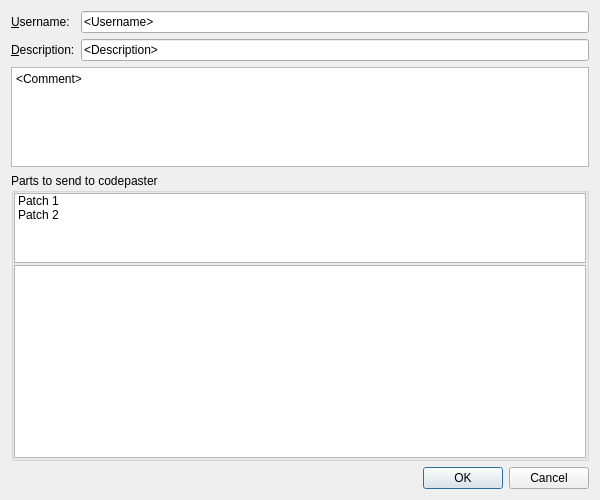
<ui version="4.0" >
 <class>ViewDialog</class>
 <widget class="QDialog" name="ViewDialog" >
  <property name="geometry" >
   <rect>
    <x>0</x>
    <y>0</y>
    <width>600</width>
    <height>500</height>
   </rect>
  </property>
  <property name="windowTitle" >
   <string>Send to Codepaster</string>
  </property>
  <layout class="QVBoxLayout" >
   <item>
    <layout class="QGridLayout" >
     <item row="0" column="0" >
      <widget class="QLabel" name="label" >
       <property name="text" >
        <string>&amp;Username:</string>
       </property>
       <property name="buddy" >
        <cstring>uiUsername</cstring>
       </property>
      </widget>
     </item>
     <item row="0" column="1" >
      <widget class="QLineEdit" name="uiUsername" >
       <property name="text" >
        <string>&lt;Username></string>
       </property>
      </widget>
     </item>
     <item row="1" column="0" >
      <widget class="QLabel" name="label_2" >
       <property name="text" >
        <string>&amp;Description:</string>
       </property>
       <property name="buddy" >
        <cstring>uiDescription</cstring>
       </property>
      </widget>
     </item>
     <item row="1" column="1" >
      <widget class="QLineEdit" name="uiDescription" >
       <property name="text" >
        <string>&lt;Description></string>
       </property>
      </widget>
     </item>
    </layout>
   </item>
   <item>
    <widget class="QTextEdit" name="uiComment" >
     <property name="sizePolicy" >
      <sizepolicy vsizetype="MinimumExpanding" hsizetype="Expanding" >
       <horstretch>0</horstretch>
       <verstretch>0</verstretch>
      </sizepolicy>
     </property>
     <property name="maximumSize" >
      <size>
       <width>16777215</width>
       <height>100</height>
      </size>
     </property>
     <property name="tabChangesFocus" >
      <bool>true</bool>
     </property>
     <property name="html" >
      <string>&lt;html>&lt;head>&lt;meta name="qrichtext" content="1" />&lt;style type="text/css">
p, li { white-space: pre-wrap; }
&lt;/style>&lt;/head>&lt;body style=" font-family:'Sans Serif'; font-size:9pt; font-weight:400; font-style:normal;">
&lt;p style=" margin-top:0px; margin-bottom:0px; margin-left:0px; margin-right:0px; -qt-block-indent:0; text-indent:0px;">&amp;lt;Comment&amp;gt;&lt;/p>&lt;/body>&lt;/html></string>
     </property>
    </widget>
   </item>
   <item>
    <widget class="QGroupBox" name="groupBox" >
     <property name="sizePolicy" >
      <sizepolicy vsizetype="Expanding" hsizetype="Expanding" >
       <horstretch>0</horstretch>
       <verstretch>0</verstretch>
      </sizepolicy>
     </property>
     <property name="title" >
      <string>Parts to send to codepaster</string>
     </property>
     <property name="flat" >
      <bool>true</bool>
     </property>
     <layout class="QVBoxLayout" >
      <property name="spacing" >
       <number>2</number>
      </property>
      <property name="leftMargin" >
       <number>0</number>
      </property>
      <property name="topMargin" >
       <number>0</number>
      </property>
      <property name="rightMargin" >
       <number>0</number>
      </property>
      <property name="bottomMargin" >
       <number>0</number>
      </property>
      <item>
       <widget class="QListWidget" name="uiPatchList" >
        <property name="sizePolicy" >
         <sizepolicy vsizetype="Expanding" hsizetype="Expanding" >
          <horstretch>0</horstretch>
          <verstretch>1</verstretch>
         </sizepolicy>
        </property>
        <property name="uniformItemSizes" >
         <bool>true</bool>
        </property>
        <item>
         <property name="text" >
          <string>Patch 1</string>
         </property>
        </item>
        <item>
         <property name="text" >
          <string>Patch 2</string>
         </property>
        </item>
       </widget>
      </item>
      <item>
       <widget class="QTextEdit" name="uiPatchView" >
        <property name="sizePolicy" >
         <sizepolicy vsizetype="Expanding" hsizetype="Expanding" >
          <horstretch>0</horstretch>
          <verstretch>3</verstretch>
         </sizepolicy>
        </property>
        <property name="font" >
         <font>
          <family>Courier New</family>
         </font>
        </property>
        <property name="readOnly" >
         <bool>true</bool>
        </property>
       </widget>
      </item>
     </layout>
    </widget>
   </item>
   <item>
    <widget class="QDialogButtonBox" name="buttonBox" >
     <property name="orientation" >
      <enum>Qt::Horizontal</enum>
     </property>
     <property name="standardButtons" >
      <set>QDialogButtonBox::Cancel|QDialogButtonBox::NoButton|QDialogButtonBox::Ok</set>
     </property>
    </widget>
   </item>
  </layout>
 </widget>
 <tabstops>
  <tabstop>uiUsername</tabstop>
  <tabstop>uiDescription</tabstop>
  <tabstop>uiComment</tabstop>
  <tabstop>buttonBox</tabstop>
  <tabstop>uiPatchList</tabstop>
  <tabstop>uiPatchView</tabstop>
 </tabstops>
 <resources/>
 <connections>
  <connection>
   <sender>buttonBox</sender>
   <signal>accepted()</signal>
   <receiver>ViewDialog</receiver>
   <slot>accept()</slot>
   <hints>
    <hint type="sourcelabel" >
     <x>248</x>
     <y>254</y>
    </hint>
    <hint type="destinationlabel" >
     <x>157</x>
     <y>274</y>
    </hint>
   </hints>
  </connection>
  <connection>
   <sender>buttonBox</sender>
   <signal>rejected()</signal>
   <receiver>ViewDialog</receiver>
   <slot>reject()</slot>
   <hints>
    <hint type="sourcelabel" >
     <x>316</x>
     <y>260</y>
    </hint>
    <hint type="destinationlabel" >
     <x>286</x>
     <y>274</y>
    </hint>
   </hints>
  </connection>
 </connections>
</ui>
